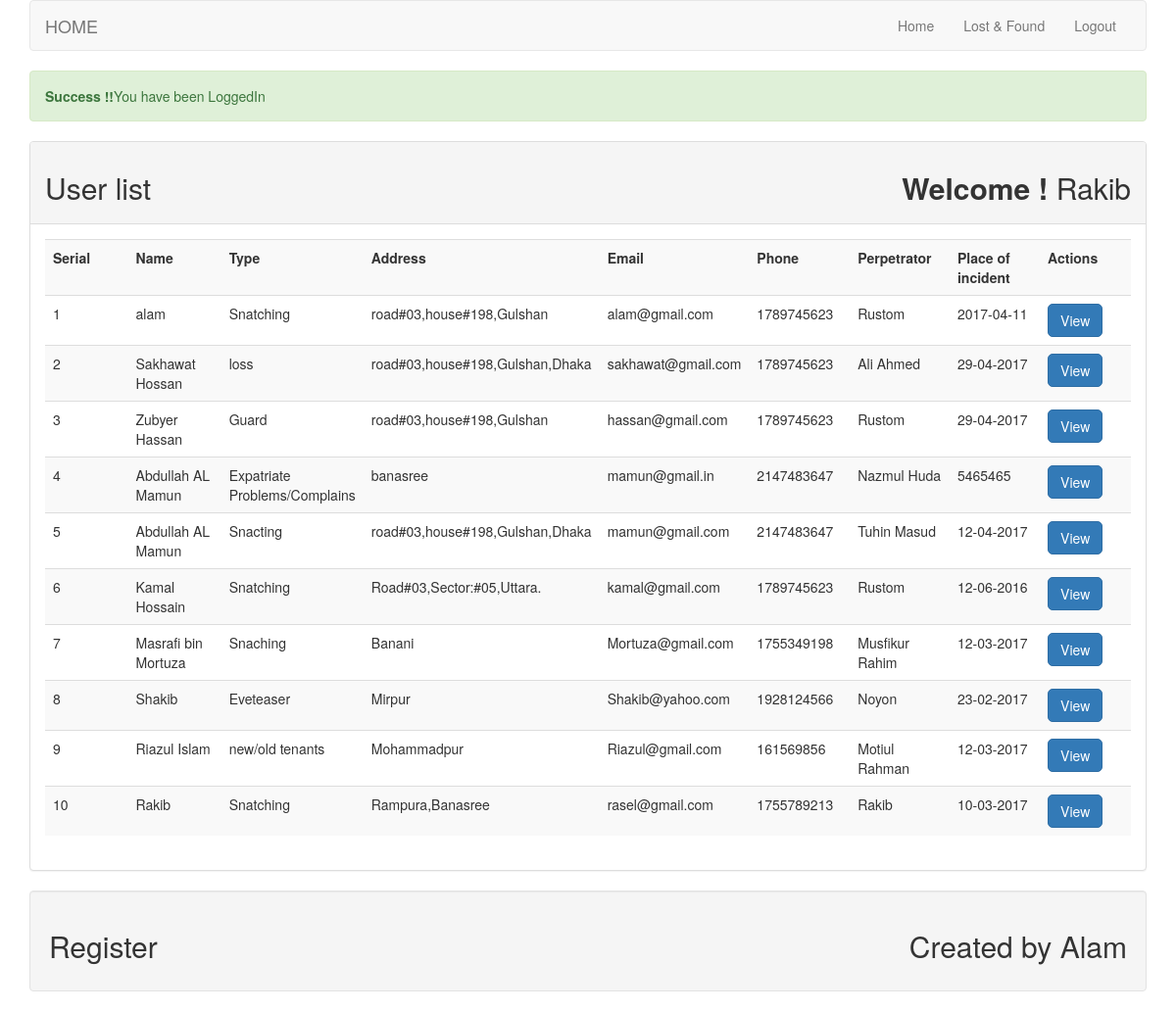
Page /AdminMain.php (signed in) on the committed database.
### tables this page shows
CREATE TABLE `usr_info` (
  `id` int(11) NOT NULL,
  `name` varchar(29) NOT NULL,
  `nid` varchar(99) NOT NULL,
  `address` varchar(99) NOT NULL,
  `email` varchar(29) NOT NULL,
  `phone` int(29) NOT NULL,
  `password` varchar(99) NOT NULL,
  `date` varchar(29) NOT NULL,
  `perpetrator` varchar(29) NOT NULL,
  `incident` text NOT NULL,
  `description` text NOT NULL,
  `place` text NOT NULL,
  `status` varchar(100) NOT NULL
);

### lib/Session.php (called while the page is built, shortened)
<?php
 class Session
{
	public static function get($key){
		if (isset($_SESSION[$key])) {
			return $_SESSION[$key];
		}else{
			return false;
		}
	}
}
?>

### lib/User.php (called while the page is built, shortened)
<?php
 include_once 'Session.php';
 include 'Database.php';
 class User
{
	private $db;
	function __construct()
	{
		$this->db = new Database();
	}
		public function getUserData(){
			$sql = "SELECT * FROM usr_info ORDER BY id DESC";
			$query = $this->db->pdo->prepare($sql);
			$query->execute();
			$result = $query->fetchAll();
			return $result;
		}
	}
?>

### lib/Database.php (called while the page is built)
<?php
 class Database
{
	private $hostdb = "localhost";
	private $userdb = "root";
	private $passdb = "";
	private $namedb = "gd";
	public $pdo;
	public function __construct()
	{
		if (!isset($this->pdo)) {
			try{
				$link = new PDO("mysql:host=".$this->hostdb.";dbname=".$this->namedb,$this->userdb,$this->passdb);
				$link->setAttribute(PDO::ATTR_ERRMODE,PDO::ERRMODE_EXCEPTION);
				$link->exec("SET CHARACTER SET utf8");
				$this->pdo = $link;
			}catch(PDOException $e){
				die("Failed to connect with Database".$e->getMessage());
			}
		}
	}
}
?>

### AdminMain.php (the view, shortened to what this page needs)
<?php
include 'inc/adminheader.php';
 include 'lib/User.php';
?>
    <?php
$loginmsg = Session::get("loginmsg");
if (isset($loginmsg)) {
  echo($loginmsg);
 }
?>
        <div class="panel panel-default">
            <div class="panel-heading">
                <h2>User list<span class="pull-right"><strong>Welcome !</strong>
      <?php
      $name = Session::get("name");
      if (isset($name)) {
        echo($name);
      }
      ?></span>
      </h2>
 </div>
            <div class="panel-body" width="100%">
                <table class="table table-striped">
                    <th width="10%">Serial</th>
                    <th width="10%">Name</th>
                    <th width="5%">Type</th>
                    <th width="20%">Address</th>
                    <th width="10%">Email</th>
                    <th width="10%">Phone</th>
                    <th width="10%">Perpetrator</th>
                    <th width="10%">Place of incident</th>
                    <th width="10%">Actions</th>
                    <?php
          $user = new User();
          $userdata = $user->getUserData();
          if ($userdata) {
            $i=0;
            foreach ($userdata as $sdata) {
              $i++;
          ?>
                        <tr>
                            <td>
                                <?php echo $i;?>
                            </td>
                            <td>
                                <?php echo $sdata['name']?>
                            </td>
                            <td>
                                <?php echo $sdata['incident']?>
                            </td>
                            <td>
                                <?php echo $sdata['address']?>
                            </td>
                            <td>
                                <?php echo $sdata['email']?>
                            </td>
                            <td>
                                <?php echo $sdata['phone']?>
                            </td>
                            <td>
                                <?php echo $sdata['perpetrator']?>
                            </td>
                            <td>
                                <?php echo $sdata['date']?>
                            </td>
                            <td> <a class="btn btn-primary" href="update.php?id=<?php echo $sdata['id'];
            ?>">View</a> </td>
                        </tr>
                        <?php } } ?>
                </table>
            </div>
        </div>
        <?php
include 'inc/footer.php';
?>

### css/main.css (style rules this page uses)
html { color: #222; font-size: 1em; line-height: 1.4; }
.btn { border-radius: 5px; box-shadow: 2px; }

### rows in the picture
usr_info: name "alam", incident "Snatching", address "road#03,house#198,Gulshan", email "alam@gmail.com", phone "1789745623", perpetrator "Rustom", date "2017-04-11"
usr_info: name "Sakhawat Hossan", incident "loss", address "road#03,house#198,Gulshan,Dhaka", email "sakhawat@gmail.com", phone "1789745623", perpetrator "Ali Ahmed", date "29-04-2017"
usr_info: name "Zubyer Hassan", incident "Guard", address "road#03,house#198,Gulshan", email "hassan@gmail.com", phone "1789745623", perpetrator "Rustom", date "29-04-2017"
usr_info: name "Abdullah AL Mamun", incident "Expatriate Problems/Complains", address "banasree", email "mamun@gmail.in", phone "2147483647", perpetrator "Nazmul Huda", date "5465465"
usr_info: name "Abdullah AL Mamun", incident "Snacting", address "road#03,house#198,Gulshan,Dhaka", email "mamun@gmail.com", phone "2147483647", perpetrator "Tuhin Masud", date "12-04-2017"
usr_info: name "Kamal Hossain", incident "Snatching", address "Road#03,Sector:#05,Uttara.", email "kamal@gmail.com", phone "1789745623", perpetrator "Rustom", date "12-06-2016"
usr_info: name "Masrafi bin Mortuza", incident "Snaching", address "Banani", email "Mortuza@gmail.com", phone "1755349198", perpetrator "Musfikur Rahim", date "12-03-2017"
usr_info: name "Shakib", incident "Eveteaser", address "Mirpur", email "Shakib@yahoo.com", phone "1928124566", perpetrator "Noyon", date "23-02-2017"
usr_info: name "Riazul Islam", incident "new/old tenants", address "Mohammadpur", email "Riazul@gmail.com", phone "161569856", perpetrator "Motiul Rahman", date "12-03-2017"
usr_info: name "Rakib", incident "Snatching", address "Rampura,Banasree", email "rasel@gmail.com", phone "1755789213", perpetrator "Rakib", date "10-03-2017"

### other values in the picture
$loginmsg "Success !! You have been LoggedIn"
$name "Rakib"
